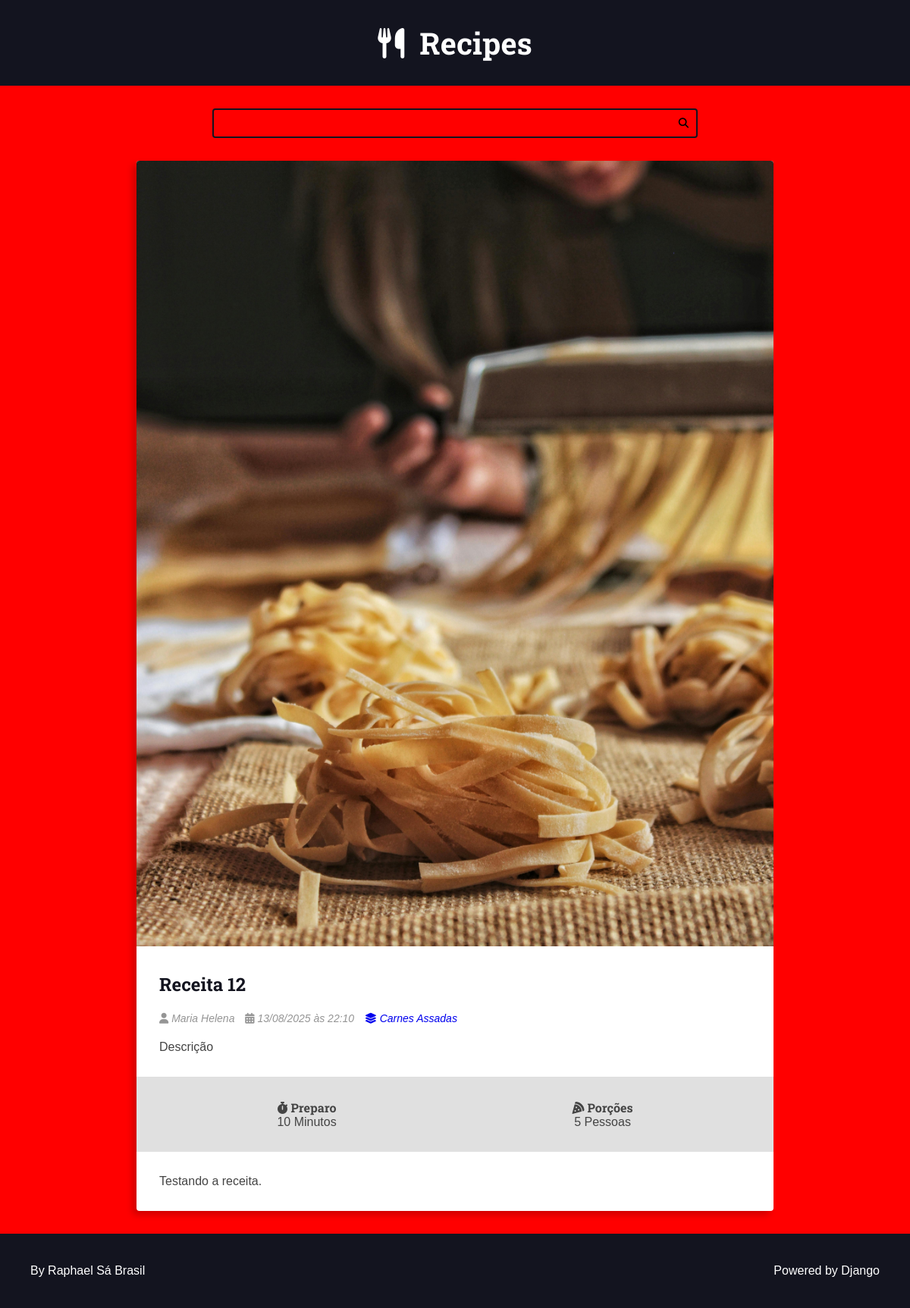
Screenshot of /recipes/12/ with the database file from the repository.
### recipes/models.py (models this page shows, shortened)
class Recipe(models.Model):
    title = models.CharField(max_length=65)
    description = models.CharField(max_length=165)
    slug = models.SlugField(unique=True)
    preparation_time = models.IntegerField()
    preparation_time_unit = models.CharField(max_length=65)
    servings = models.IntegerField()
    servings_unit = models.CharField(max_length=65)
    preparation_steps = models.TextField()
    preparation_steps_is_html = models.BooleanField(default=False)
    created_at = models.DateTimeField(auto_now_add=True)
    updated_at = models.DateTimeField(auto_now=True)
    is_published = models.BooleanField(default=False)
    cover = models.ImageField(upload_to='recipes/covers/%Y/%m/%d', blank=True, default='')
    category = models.ForeignKey(
        Category, on_delete=models.SET_NULL, null=True, blank=True,
        default=None,
    )
    author = models.ForeignKey(
        User, on_delete=models.SET_NULL, null=True
    )

class Category(models.Model):
    name = models.CharField(max_length=65)

### recipes/views.py (the view)
# urls.py: path('recipes/<int:id>/', views.recipe, name="recipe"),
def recipe(request, id):
    recipe = get_object_or_404(Recipe, pk=id, is_published=True,)
    return render(request, 'recipes/pages/recipe-view.html', context={
        'recipe': recipe,
        'is_detail_page': True,
    })

### recipes/templates/recipes/pages/recipe-view.html (shortened to what this page needs)
{% extends "global/base.html" %}
{% block content %}
<div class="main-content main-content-detail container">
    {% include "recipes/partials/recipe.html" %}
</div>
{% endblock content %}

### recipes/templates/recipes/partials/recipe.html (shortened to what this page needs)
<div class="recipe recipe-list-item">
    {% if recipe.cover %}
        <div class="recipe-cover">
            <a href="{% url 'recipes:recipe' recipe.id %}">
                <img src="{{recipe.cover.url}}" alt="Temporário">
            </a>
        </div>
    {% endif %}
    <div class="recipe-title-container">
        <h2 class="recipe-title">
            <a href="{% url 'recipes:recipe' recipe.id %}">
                {{recipe.title}}
            </a>
        </h2>
    </div>
    <div class="recipe-author">
        {% if recipe.author is not None %}
            <span class="recipe-author-item">
                <i class="fas fa-user"></i>
                {% if recipe.author.first_name %}
                    {{recipe.author.first_name}} {{recipe.author.last_name}}
                {% else %}
                    {{recipe.author.username}}
                {% endif %}
            </span>
        {% endif %}
        <span class="recipe-author-item">
            <i class="fas fa-calendar-alt"></i>
            {{recipe.created_at|date:"d/m/Y"}} às {{recipe.created_at|date:"H:i"}}
        </span>
        {% if recipe.category is not None %}
            <span class="recipe-author-item">
                <a href="{% url 'recipes:category' recipe.category.id %}">
                    <i class="fas fa-layer-group"></i>
                    <span>{{recipe.category.name}}</span>
                </a>
            </span>
        {% endif %}
    </div>
    <div class="recipe-content">
        <p>{{recipe.description}}</p>
    </div>
    <div class="recipe-meta-container">
        <div class="recipe-meta recipe-preparation">
            <h3 class="recipe-meta-title"><i class="fas fa-stopwatch"></i> Preparo</h3>
            <div class="recipe-meta-text">
                {{recipe.preparation_time}} {{recipe.preparation_time_unit}}
            </div>
        </div>
        <div class="recipe-meta recipe-servings">
            <h3 class="recipe-meta-title"><i class="fas fa-pizza-slice"></i> Porções</h3>
            <div class="recipe-meta-text">
                {{recipe.servings}} {{recipe.servings_unit}}
            </div>
        </div>
    </div>
    {% if is_detail_page is True %}
        <div class="preparation-steps">
            {% if recipe.preparation_steps_is_html is True %}
                {{recipe.preparation_steps|safe}}
            {% else %}
                {{recipe.preparation_steps|linebreaksbr}}
            {% endif %}
        </div>
    {% endif %}
</div>

### recipes/static/recipes/css/styles.css (style rules this page uses)
:root { --color-primary: #269fe6; --color-primary-hover: #2086c2; --color-primary-dark: #13141f; --color-primary-dark-hover: #212336; --color-primary-light: #d4ecfa; --color-primary-light-hover: #bdd8e7; --color-white: #fff; --color-black: #000; --color-dark-text: #444; --color-info-light: #cce5ff; --color-debug-light: #cce5ff; --color-success-light: #d4edda; --color-alert-light: #fff3cd; --color-warning-light: #fff3cd; --color-error-light: #f8d7da; --color-info-dark: #4d86c4; --color-debug-dark: #4d86c4; --color-success-dark: #4a9c5d; --color-alert-dark: #927f40; --color-warning-dark: #927f40; --color-error-dark: #da525d; --color-gray-0: #f9f9f9; --color-gray-1: #e0e0e0; --color-gray-2: #c7c7c7; --color-gray-3: #aeaeae; --color-gray-4: #959595; --color-gray-5: #7d7d7d; --color-gray-6: #646464; --color-gray-7: #4b4b4b; --color-gray-8: #323232; --color-gray-9: #191919; --font-primary: sans-serif; --font-headings: 'Roboto Slab', serif; --spacing-gutter-medium: 3rem; --spacing-gutter-large: 4rem; }
* { padding: 0; margin: 0; box-sizing: border-box; }
html { font-size: 62.5%; }
body { font-size: 1.6rem; font-family: var(--font-primary); background: var(--color-gray-1); color: var(--color-dark-text); }
h1, h2, h3, h4, h5, h6 { font-family: var(--font-headings); }
.container { max-width: 144rem; margin: 0 auto; padding: var(--spacing-gutter-medium); }
.main-content { padding-top: 0; }
.recipe { background: var(--color-white); box-shadow: -5px 5px 10px rgba(0,0,0,.2); transform: scale(1); transition: all 300ms ease-in-out; border-radius: .4rem; overflow: hidden; }
.recipe img { max-width: 100%; }
.recipe-list-item { max-width: 64rem; height: fit-content; }
.recipe-title-container { padding: var(--spacing-gutter-medium); padding-bottom: 2rem; }
.recipe-title-container a { text-decoration: none; color: var(--color-primary-dark); }
.recipe-author { padding: 0 var(--spacing-gutter-medium); }
.recipe-content { padding: var(--spacing-gutter-medium); padding-top: 2rem; }
.recipe-author-item { color: var(--color-gray-4); margin-right: 1rem; font-style: italic; font-size: 1.4rem; }
.recipe-author a { color: var(-color-primary); transition: all 300ms ease-in-out; text-decoration: none; }
.recipe-meta-container { display: flex; flex-flow: row wrap; padding: var(--spacing-gutter-medium); background: var(--color-gray-1); }
.recipe-meta { display: flex; flex-flow: column nowrap; flex-shrink: 1; flex-grow: 1; text-align: center; }
.recipe-meta-title { font-size: 1.6rem; }
.main-content-detail .recipe-list-item { max-width: 84rem; margin: 0 auto; }
.preparation-steps { padding: var(--spacing-gutter-medium); }

### static/global/css/global-style.css (style rules this page uses)
body { background: red; }

### rows the page displays
Recipe: cover (picture), title "Receita 12", author.first_name "Maria", author.last_name "Helena", created_at "13/08/2025", created_at "22:10", category.name "Carnes Assadas", description "Descrição", preparation_time "10", preparation_time_unit "Minutos", servings "5", servings_unit "Pessoas", preparation_steps "Testando a receita."
